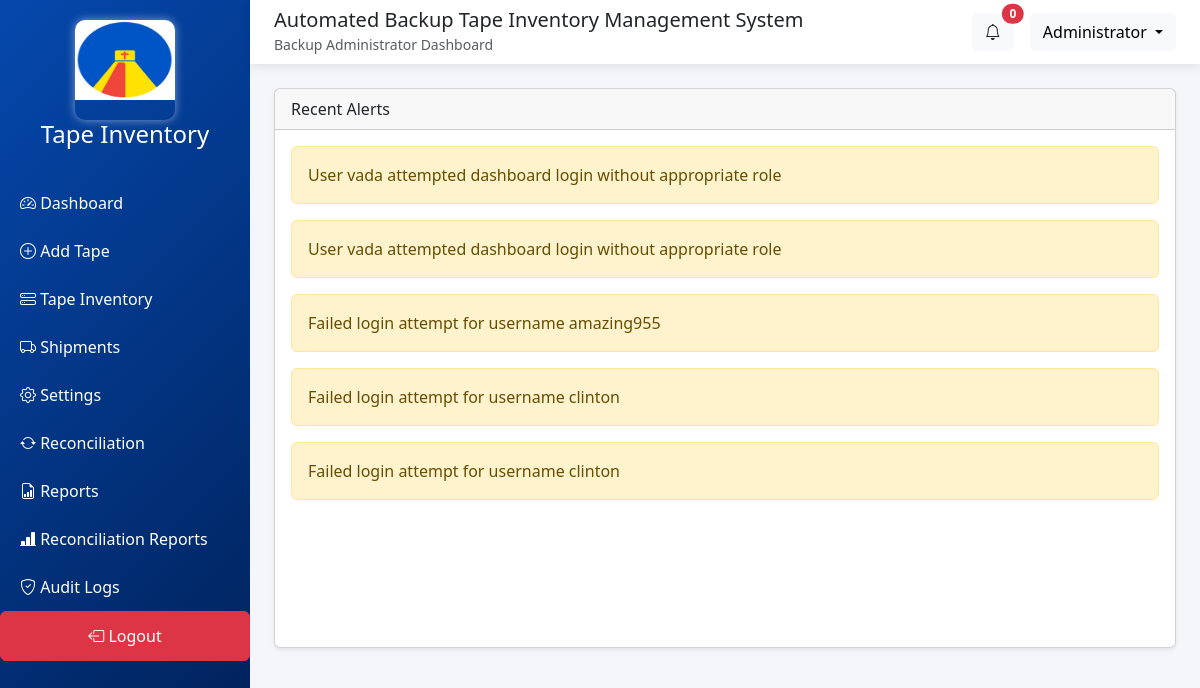
Page /backup-dashboard/?show_alerts=1 (signed in) on the committed database.
### inventory/models.py (models this page shows, shortened)
class AuditLog(models.Model):
    id = models.UUIDField(primary_key=True, default=uuid.uuid4, editable=False)
    timestamp = models.DateTimeField(auto_now_add=True)
    name = models.CharField(max_length=120, blank=True)
    action = models.CharField(max_length=120, blank=True)
    user = models.ForeignKey(settings.AUTH_USER_MODEL, null=True, blank=True, on_delete=models.SET_NULL)
    message = models.CharField(max_length=255, blank=True)
    severity = models.CharField(
        max_length=20,
        choices=[
            ('info', 'Info'),
            ('success', 'Success'),
            ('warning', 'Warning'),
            ('error', 'Error'),
        ],
        default='info'
    )
    is_read = models.BooleanField(default=False)
    read_at = models.DateTimeField(null=True, blank=True)

### inventory/views.py (the view, shortened to what this page needs)
# urls.py: path('backup-dashboard/', views.backup_dashboard, name='backup-dashboard'),
@user_passes_test(lambda u: u.is_superuser or is_backup_administrator(u), login_url='signin')
@login_required(login_url='signin')
def backup_dashboard(request):
    tape_form = TapeForm(request.POST or None)
    tape_action_form = None
    selected_tape = None
    show_add_tape_panel = False
    show_tape_actions_panel = False
    show_tape_inventory_panel = False
    show_settings_panel = False
    show_audit_panel = False
    show_alerts_panel = False
    show_reports_panel = False
    show_shipments_panel = False
    show_add_shipment_panel = False
    show_edit_shipment_panel = False
    show_reconciliation_panel = False
    show_reconciliation_reports_panel = False
    show_add_reconciliation_panel = False
    selected_shipment = None
    selected_reconciliation = None
    add_shipment_form = ShipmentForm(request.POST or None, prefix='add')
    edit_shipment_form = None
    reconciliation_form = ReconciliationForm(request.POST or None, prefix='reconciliation')
    reconciliation_result_form = ReconciliationResultForm(request.POST or None, prefix='result')
    application_settings = ApplicationSetting.objects.first() or ApplicationSetting.objects.create()
    settings_form = None
    profile_form = None
    show_profile_panel = False
    selected_tape_id = request.GET.get('selected_tape') or request.POST.get('selected_tape')
    if selected_tape_id and not selected_tape:
        selected_tape = get_object_by_uuid_pk(Tape, selected_tape_id)
    if selected_tape and not tape_action_form:
        tape_action_form = TapeForm(instance=selected_tape)
    if request.GET.get('open_panel') == 'tapeActionsPanel':
        show_tape_actions_panel = True
    if request.GET.get('show_tape_actions') == '1' or 'show_tape_actions' in request.GET:
        show_tape_actions_panel = True
    if 'show_tape_inventory' in request.GET:
        show_tape_inventory_panel = True
    if 'show_profile' in request.GET:
        show_profile_panel = True
    if 'show_settings' in request.GET:
        show_settings_panel = True
    if 'show_add_tape' in request.GET:
        show_add_tape_panel = True
    if 'show_audit' in request.GET:
        show_audit_panel = True
    if 'show_alerts' in request.GET:
        show_alerts_panel = True
        AuditLog.objects.filter(severity__in=['warning', 'error'], is_read=False).update(
            is_read=True,
            read_at=timezone.now()
        )
    report_type = request.GET.get('report_type')
    report_period = request.GET.get('report_period')
    export_csv = request.GET.get('export_csv') == '1'
    generated_report_data = None
    generated_report_label = None
    generated_report_items = []
    report_email_form = ReportEmailForm(request.POST or None)
    reconciliation_report_summary = None
    export_reconciliation_csv = request.GET.get('export_reconciliation_csv') == '1'
    if 'show_reports' in request.GET:
        show_reports_panel = True
    if 'show_shipments' in request.GET:
        show_shipments_panel = True
    if 'show_reconciliation_reports' in request.GET:
        show_reconciliation_reports_panel = True
    if 'show_add_shipment' in request.GET:
        show_shipments_panel = True
        show_add_shipment_panel = True
    if 'show_reconciliation' in request.GET:
        show_reconciliation_panel = True
    if 'show_add_reconciliation' in request.GET:
        show_reconciliation_panel = True
        show_add_reconciliation_panel = True
    reconciliation_pk = request.GET.get('reconciliation_pk')
    if reconciliation_pk:
        selected_reconciliation = get_object_by_uuid_pk(Reconciliation, reconciliation_pk)
        if selected_reconciliation:
            show_reconciliation_panel = True
    edit_shipment_pk = request.GET.get('edit_shipment_pk')
    if not settings_form:
        settings_form = SystemSettingsForm(instance=application_settings)
    if not profile_form:
        profile_form = UserProfileForm(instance=request.user)
    tapes = Tape.objects.all().order_by('-date_registered')
    tape_search = request.GET.get('tape_search', '').strip()
    user_feature_names = []
    user_groups = request.user.groups.all()
    if user_groups.exists():
        assigned_templates = RoleTemplate.objects.filter(group__in=user_groups)
        for template in assigned_templates:
            if template.features:
                user_feature_names.extend(template.features)
    user_feature_names = sorted(set(user_feature_names))
    request.user.feature_names = user_feature_names
    dashboard_tabs = get_dashboard_tabs(request.user, BACKUP_FEATURE_TABS, preserve_empty_tabs=True)
    total_tapes = tapes.count()
    active_tapes = tapes.filter(status="Active").count()
    off_site_tapes = tapes.filter(status="Off-Site").count()
    missing_tapes = tapes.filter(status="Missing").count()
    archived_tapes = tapes.filter(status="Retained").count()
    retention_due = tapes.filter(retention_end_date__lte=timezone.localdate()).count()
    shipments = Shipment.objects.all().order_by('shipment_id')
    pending_users = User.objects.filter(verified=False).order_by('date_joined')
    reports = ReportTemplate.objects.all()
    reconciliations = Reconciliation.objects.all().order_by('-reconciliation_date', '-created_at')
    search_query = request.GET.get('search', '').strip()
    reconciliation_report_summary = None
    for reconciliation in reconciliations:
        reconciliation.total_issues = reconciliation.results.count()
        reconciliation.open_issues = reconciliation.results.filter(resolution_status__in=['Open', 'Under Investigation']).count()
    reconciliation_results = selected_reconciliation.results.order_by('-updated_at') if selected_reconciliation else ReconciliationResult.objects.none()
    recent_activities = AuditLog.objects.order_by('-timestamp')[:6]
    recent_alerts = AuditLog.objects.filter(severity__in=['warning', 'error']).order_by('-timestamp')[:5]
    audit_logs = AuditLog.objects.order_by('-timestamp')
    if show_reconciliation_reports_panel and export_reconciliation_csv:
        return export_reconciliation_report_csv(reconciliations, summary=reconciliation_report_summary)
    status_labels = ['Active', 'Off-Site', 'Scratch Eligible', 'Damaged']
    status_counts = [
        tapes.filter(status='Active').count(),
        tapes.filter(status='Off-Site').count(),
        tapes.filter(status='Scratch Eligible').count(),
        tapes.filter(status='Damaged').count(),
    ]
    monthly_labels, monthly_counts = get_last_six_month_counts(tapes)
    context = {
        'tapes': tapes,
        'tape_search': tape_search,
        'total_tapes': total_tapes,
        'active_tapes': active_tapes,
        'off_site_tapes': off_site_tapes,
        'missing_tapes': missing_tapes,
        'archived_tapes': archived_tapes,
        'retention_due': retention_due,
        'pending_shipments': shipments.filter(status__iexact='Pending').count(),
        'alert_count': AuditLog.objects.filter(severity__in=['warning', 'error'], is_read=False).count(),
        'shipments': shipments,
        'pending_users': pending_users,
        'pending_user_count': pending_users.count(),
        'recent_activities': recent_activities,
        'recent_alerts': recent_alerts,
        'audit_logs': audit_logs,
        'user_feature_names': user_feature_names,
        'dashboard_tabs': dashboard_tabs,
        'tape_form': tape_form,
        'tape_action_form': tape_action_form,
        'selected_tape': selected_tape,
        'show_add_tape_panel': show_add_tape_panel,
        'show_tape_actions_panel': show_tape_actions_panel,
        'show_tape_inventory_panel': show_tape_inventory_panel,
        'show_profile_panel': show_profile_panel,
        'show_settings_panel': show_settings_panel,
        'show_audit_panel': show_audit_panel,
        'show_alerts_panel': show_alerts_panel,
        'show_reports_panel': show_reports_panel,
        'show_reconciliation_reports_panel': show_reconciliation_reports_panel,
        'show_shipments_panel': show_shipments_panel,
        'show_add_shipment_panel': show_add_shipment_panel,
        'show_edit_shipment_panel': show_edit_shipment_panel,
        'show_reconciliation_panel': show_reconciliation_panel,
        'show_add_reconciliation_panel': show_add_reconciliation_panel,
        'add_shipment_form': add_shipment_form,
        'edit_shipment_form': edit_shipment_form,
        'selected_shipment': selected_shipment,
        'reconciliation_form': reconciliation_form,
        'reconciliation_result_form': reconciliation_result_form,
        'reconciliations': reconciliations,
        'reconciliation_results': reconciliation_results,
        'selected_reconciliation': selected_reconciliation,
        'settings_form': settings_form,
        'profile_form': profile_form,
        'application_settings': application_settings,
        'reports': reports,
        'generated_report_data': generated_report_data,
        'generated_report_label': generated_report_label,
        'report_type': report_type,
        'report_period': report_period,
        'report_email_form': report_email_form,
        'search_query': search_query,
        'reconciliation_report_summary': reconciliation_report_summary,
        'report_export_url': f"{reverse('backup-dashboard')}?show_reconciliation_reports=1",
        'status_labels_json': json.dumps(status_labels),
        'status_counts_json': json.dumps(status_counts),
        'monthly_labels_json': json.dumps(monthly_labels),
        'monthly_counts_json': json.dumps(monthly_counts),
    }
    return render(request, 'backup_dashboard.html', context)

### inventory/templates/backup_dashboard.html (shortened to what this page needs)
<!DOCTYPE html>
<html lang="en">
<head>
{% load static %}
<link href="https://cdn.jsdelivr.net/npm/bootstrap@5.3.3/dist/css/bootstrap.min.css" rel="stylesheet">
<link href="https://cdn.jsdelivr.net/npm/bootstrap-icons@1.11.3/font/bootstrap-icons.css" rel="stylesheet">
</head>
<body>
<div class="sidebar">
    <h4><div class="logo">
            <img src="{% static 'inventory/round.jpg' %}" alt="logo" width="100" height="100" style="padding-bottom:20px; border-radius:10px; box-shadow:0 0 10px rgba(255,255,255,0.5);">
        </div> Tape Inventory</h4>
    <a href="{% url 'backup-dashboard' %}"><i class="bi bi-speedometer2"></i> Dashboard</a>
    <a href="{% url 'backup-dashboard' %}?show_add_tape"><i class="bi bi-plus-circle"></i> Add Tape</a>
    <a href="{% url 'backup-dashboard' %}?show_tape_inventory"><i class="bi bi-hdd-stack"></i> Tape Inventory</a>
    <a href="{% url 'backup-dashboard' %}?show_shipments"><i class="bi bi-truck"></i> Shipments</a>
    <a href="{% url 'backup-dashboard' %}?show_settings"><i class="bi bi-gear"></i> Settings</a>
    <a href="{% url 'backup-dashboard' %}?show_reconciliation"><i class="bi bi-arrow-repeat"></i> Reconciliation</a>
    <a href="{% url 'backup-dashboard' %}?show_reports"><i class="bi bi-file-earmark-bar-graph"></i> Reports</a>
    <a href="{% url 'backup-dashboard' %}?show_reconciliation_reports"><i class="bi bi-bar-chart-line-fill"></i> Reconciliation Reports</a>
    <a href="{% url 'backup-dashboard' %}?show_audit"><i class="bi bi-shield-check"></i> Audit Logs</a>
    <a href="{% url 'signout' %}" class="btn btn-danger"><i class="bi bi-box-arrow-left"></i> Logout</a>
</div>
<div class="main-content">
<nav class="navbar navbar-expand-lg px-4">
    <div>
        <h5 class="mb-0">
            Automated Backup Tape Inventory Management System
        </h5>
        <small class="text-muted">
            Backup Administrator Dashboard
        </small>
    </div>
    <div class="ms-auto d-flex align-items-center">
        <a href="{% url 'backup-dashboard' %}?show_alerts=1" class="btn btn-light position-relative me-3 text-decoration-none text-dark">
            <i class="bi bi-bell"></i>
            <span class="position-absolute top-0 start-100 translate-middle badge rounded-pill bg-danger">
                {{ alert_count }}
            </span>
        </a>
        <div class="dropdown">
            <button class="btn btn-light dropdown-toggle"
                    data-bs-toggle="dropdown">
                Administrator
            </button>
        </div>
    </div>
</nav>
<div class="container-fluid p-4">
{% if show_audit_panel %}
<div class="card shadow-sm mb-4" style="min-height:70vh;">
    <div class="card-header">
        Audit Logs
    </div>
    <div class="card-body">
        <div class="table-responsive">
            <table class="table table-hover table-sm align-middle mb-0">
                <thead class="table-light">
                    <tr>
                        <th scope="col">Event</th>
                        <th scope="col">Details</th>
                        <th scope="col">User</th>
                        <th scope="col">Severity</th>
                        <th scope="col">Timestamp</th>
                    </tr>
                </thead>
                <tbody>
                    {% for audit in audit_logs %}
                        <tr>
                            <td class="fw-semibold">{{ audit.name }}</td>
                            <td class="small text-muted">{{ audit.action }}</td>
                            <td>{% if audit.user %}{{ audit.user.username }}{% else %}<span class="text-muted">System</span>{% endif %}</td>
                            <td>
                                {% if audit.severity == 'error' %}
                                    <span class="badge bg-danger text-uppercase">{{ audit.severity|title }}</span>
                                {% elif audit.severity == 'warning' %}
                                    <span class="badge bg-warning text-dark text-uppercase">{{ audit.severity|title }}</span>
                                {% elif audit.severity == 'success' %}
                                    <span class="badge bg-success text-uppercase">{{ audit.severity|title }}</span>
                                {% else %}
                                    <span class="badge bg-secondary text-uppercase">{{ audit.severity|title }}</span>
                                {% endif %}
                            </td>
                            <td class="small text-muted">{{ audit.timestamp|date:"Y-m-d H:i" }}</td>
                        </tr>
                    {% empty %}
                        <tr>
                            <td colspan="5" class="text-center text-muted">No audit logs found.</td>
                        </tr>
                    {% endfor %}
                </tbody>
            </table>
        </div>
    </div>
</div>
{% elif show_alerts_panel %}
<div class="card shadow-sm mb-4" style="min-height:70vh;">
    <div class="card-header">
        Recent Alerts
    </div>
    <div class="card-body">
        {% if recent_alerts %}
            {% for alert in recent_alerts %}
                {% if alert.severity == 'error' %}
                    <div class="alert alert-danger">
                {% else %}
                    <div class="alert alert-warning">
                {% endif %}
                        {{ alert.action|default:alert.name }}
                    </div>
            {% endfor %}
        {% else %}
            <div class="alert alert-secondary">
                No alerts to show.
            </div>
        {% endif %}
    </div>
</div>
{% endif %}
</div>
</body>
</html>

### rows in the picture
AuditLog: action "User vada attempted dashboard login without appropriate role"
AuditLog: action "User vada attempted dashboard login without appropriate role"
AuditLog: action "Failed login attempt for username amazing955"
AuditLog: action "Failed login attempt for username clinton"
AuditLog: action "Failed login attempt for username clinton"

### other values in the picture
{{ alert_count }} "0"
